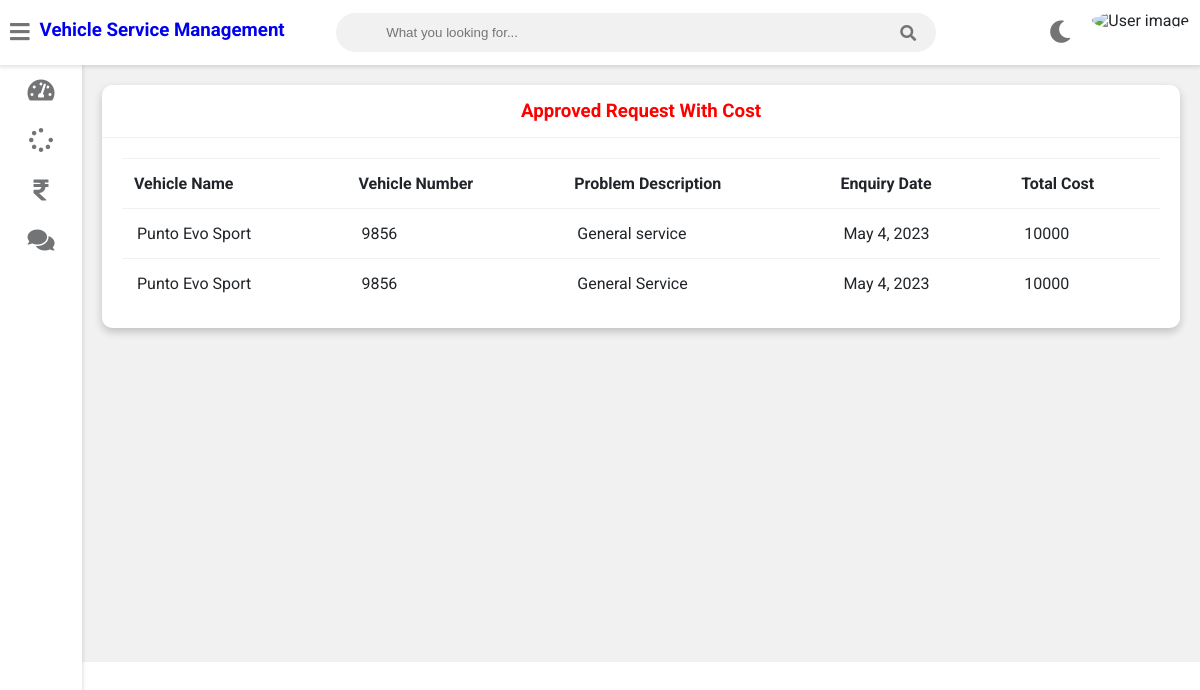
Page /customer-invoice (signed in) on the earlier database version.
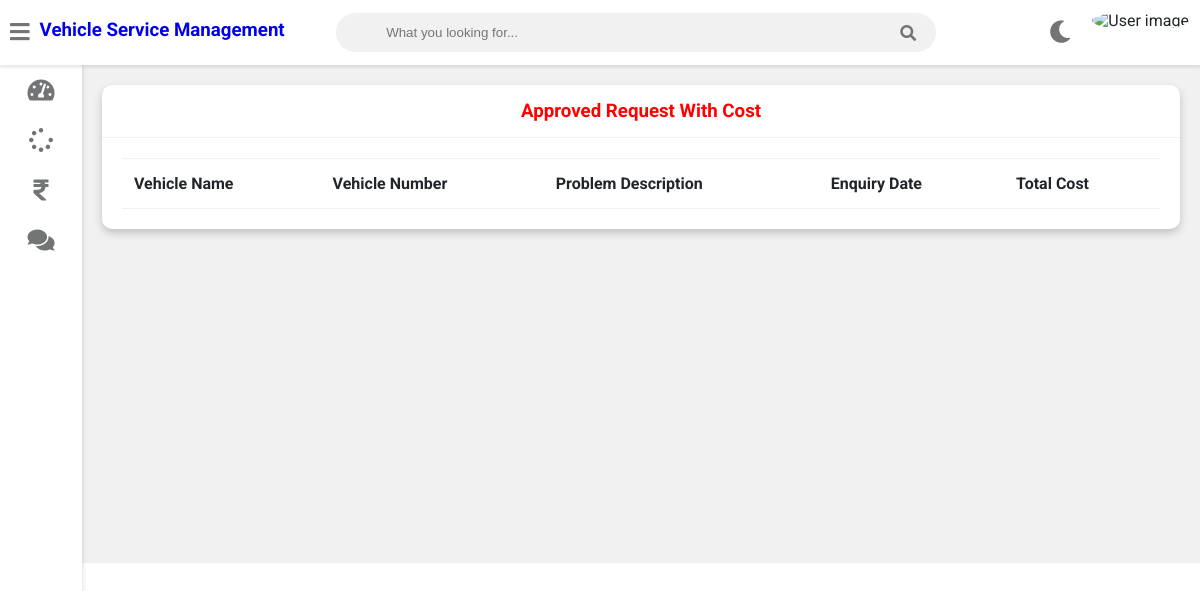
Same page on the later database version.
### vehicle/models.py (models this page shows, shortened)
class Request(models.Model):
    cat=(('two wheeler with gear','two wheeler with gear'),('two wheeler without gear','two wheeler without gear'),('four wheeler','four wheeler'))
    category=models.CharField(max_length=50,choices=cat)
    vehicle_no = models.CharField(max_length=20,null=False)
    vehicle_name = models.CharField(max_length=40,null=False)
    vehicle_model = models.CharField(max_length=40,null=False)
    vehicle_brand = models.CharField(max_length=40,null=False)
    Km_Driven = models.PositiveIntegerField(max_length=40,null=True,blank=True)
    problem_description = models.CharField(max_length=500,null=False)
    date=models.DateField(auto_now=True)
    cost=models.PositiveIntegerField(null=True)
    customer=models.ForeignKey('Customer', on_delete=models.CASCADE,null=True)
    mechanic=models.ForeignKey('Mechanic',on_delete=models.CASCADE,null=True)
    stat=(('Pending','Pending'),('Approved','Approved'),('Repairing','Repairing'),('Repairing Done','Repairing Done'),('Released','Released'))
    status=models.CharField(max_length=50,choices=stat,default='Pending',null=True)

### vehicle/views.py (the view)
# urls.py: path('customer-invoice', views.customer_invoice_view,name='customer-invoice'),
@login_required(login_url='customerlogin')
@user_passes_test(is_customer)
def customer_invoice_view(request):
    customer=models.Customer.objects.get(user_id=request.user.id)
    enquiries=models.Request.objects.all().filter(customer_id=customer.id).exclude(status='Pending')
    return render(request,'vehicle/customer_invoice.html',{'customer':customer,'enquiries':enquiries})

### vehicle/views.py (called while the page is built)
def is_customer(user):
    return user.groups.filter(name='CUSTOMER').exists()

### templates/vehicle/customer_invoice.html
{% extends 'vehicle/customerbase.html' %}
{% block content %}
	<div class="wrapper">
		<div class="row">
			<div class="col-12 col-m-12 col-sm-12">
				<div class="card">
					<div class="card-header">
						<h3 style="color:red; text-align:center" >Approved Request With Cost
						</h3>
					</div>
					<div class="card-content">
						<table>
							<thead>
                <tr>
                  <th>Vehicle Name</th>
                  <th>Vehicle Number</th>
                  <th>Problem Description</th>
                  <th>Enquiry Date</th>
									<th>Total Cost</th>
                </tr>
							</thead>
							<tbody>
                {% for enq in enquiries %}
                <tr>
                  <td>{{enq.vehicle_name}}</td>
                  <td>{{enq.vehicle_no}}</td>
                  <td>{{enq.problem_description}}</td>
                  <td>{{enq.date}}</td>
                  <td>{{enq.cost}}</td>
                </tr>
                {% endfor %}
							</tbody>
						</table>
					</div>
				</div>
			</div>
		</div>
<br><br><br><br><br><br><br><br><br><br><br><br><br><br><br><br>
	</div>
{% endblock content %}

Differences in the rows shown:
removed Request: vehicle_name "Punto Evo Sport", vehicle_no "9856", problem_description "General service", date "May 4, 2023", cost "10000"
removed Request: vehicle_name "Punto Evo Sport", vehicle_no "9856", problem_description "General Service", date "May 4, 2023", cost "10000"
